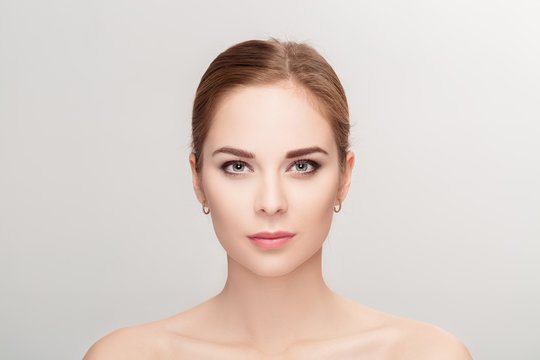
#> input picture 67_Face detection_Project/front_face.jpg, 540 x 360 px, found by its file name
$ python 'face _detection.py'
#> lines starting #> are read from the running program, lines starting #| are printed output that depends on the picture; after the words box and inside, x2 and y2 are one past the last pixel; in counts of white or black regions, pixels touching at a corner belong together
import numpy as np
import cv2

face_classifier=cv2.CascadeClassifier(r'C:\Users\91995\NIT\67_Face detection_Project\Haarcascades\haarcascade_frontalface_default.xml')

image=cv2.imread(r'C:\Users\91995\NIT\67_Face detection_Project\front_face.jpg')
#> image is the input picture: shape (360, 540, 3); mean B, G, R 200.9, 207.5, 219.8

if image is None:
    print("Error: Image not found.")
    exit()

gray=cv2.cvtColor(image,cv2.COLOR_BGR2GRAY)
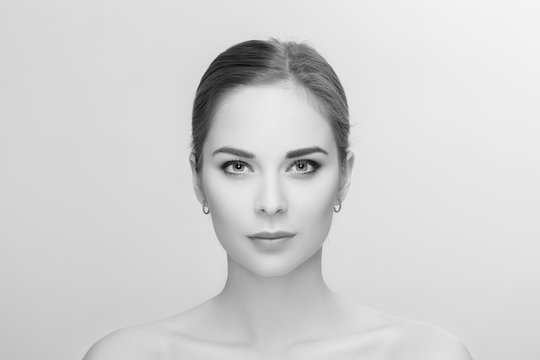
#> gray: shape (360, 540); min 1, max 244, mean 210.4
faces=face_classifier.detectMultiScale(gray,1.3,5)
#> faces = [[172, 89, 198, 198]]

if len(faces)==0:
    print("No faces found.")
else:
    for (x,y,w,h) in faces:
        cv2.rectangle(image,(x,y),(x+w,y+h),(127,0,255),2)
#> this loop made 1 pass
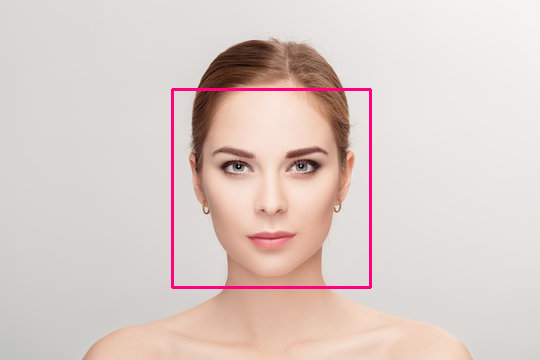
#> image: shape (360, 540, 3); 1.22% of pixels changed, all inside (x1, y1, x2, y2) = (171, 88, 372, 289)
    cv2.imshow('Face Detection',image)
    cv2.waitKey(0)
cv2.destroyAllWindows()
